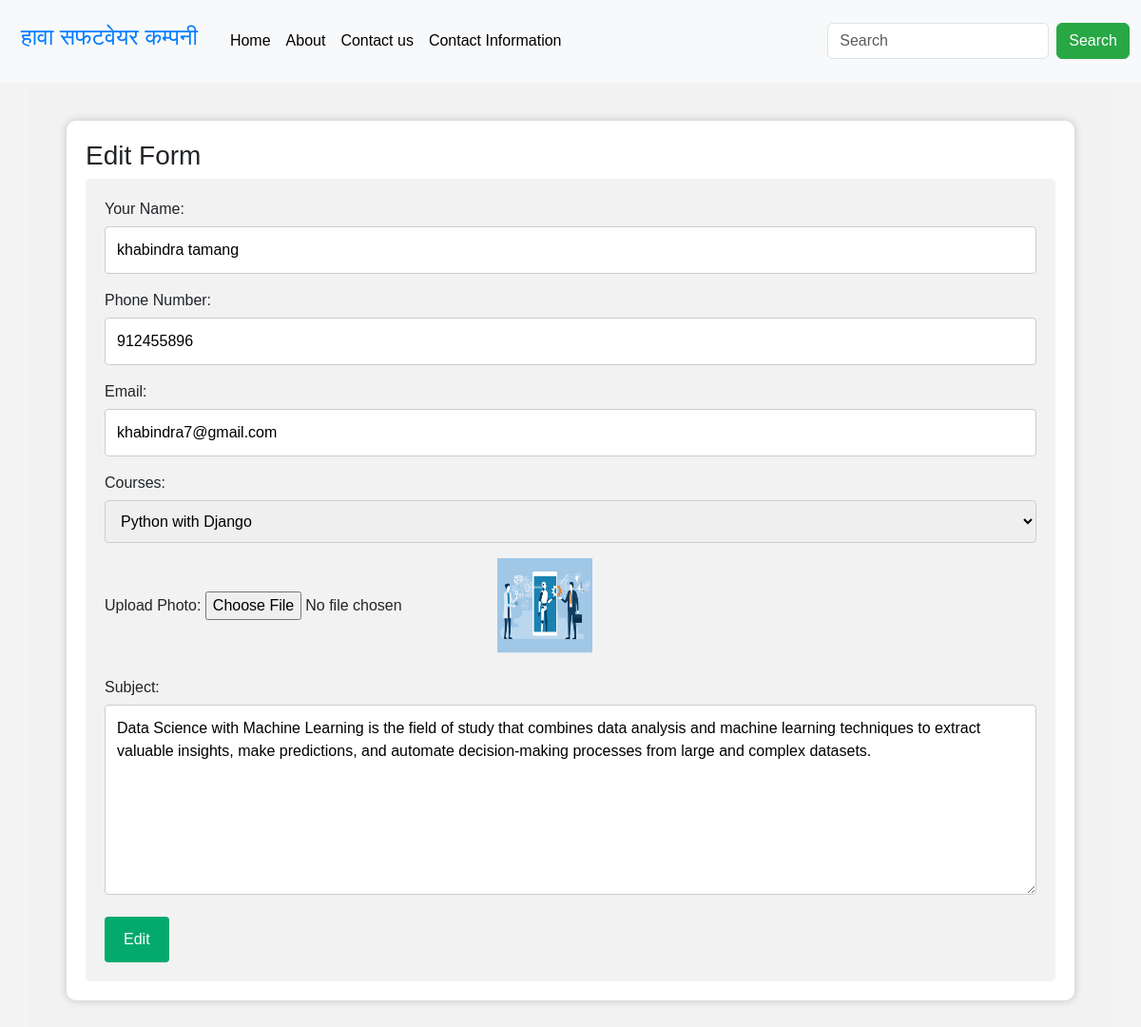
/edit/13, run on the app's committed database.
### Development/models.py (models this page shows, shortened)
class Contact(models.Model):
    name = models.CharField(max_length=100)
    phone_number = models.CharField(max_length=10)
    email = models.EmailField()
    course = models.CharField(max_length=200)
    image = models.ImageField(upload_to='images')
    message = models.TextField(max_length=500)

### Development/views.py (the view)
# urls.py: path('edit/<int:pk>', Edit_Data, name='edit'),
def Edit_Data(request, pk):
    if request.method == 'POST' and request.FILES:
        data = Contact.objects.get(id=pk)
        data.name = request.POST['full_name']
        data.email = request.POST['email']
        data.course = request.POST['course']
        data.image = request.FILES['image']
        data.phone_number = request.POST['phone_number']
        data.message = request.POST['message']
        data.save()
        return redirect('contact_info')
    else:
        data = Contact.objects.get(id=pk)
        context = {
            'info': data
        }
        return render(request, 'edit_info.html', context)

### Development/templates/edit_info.html (shortened to what this page needs)
{% extends 'home.html' %}
{% block content %}
<!DOCTYPE html>
<html>
<head>
</head>
<body>
<h3>Edit Form</h3>
<div class="container">
  <form action="{% url 'edit' info.id %}" method="POST" enctype="multipart/form-data">
    <label for="name">Your Name:</label>
    <input type="text" id="name" name="full_name" placeholder="Your name.." value="{{info.name}}">
    <label for="lname">Phone Number:</label>
    <input type="text" id="name" name="phone_number" placeholder="your phone number" value="{{info.phone_number}}">
    <label for="lname">Email:</label>
    <input type="text" id="name" name="email" placeholder="your email id..." value="{{info.email}}">
    <label for="country">Courses:</label>
    <select id="country" name="course">
      <option value="{{info.course}}" name="course">Python with Django </option>
    </select>
<label for="img">Upload Photo:</label>
<input type="file" id="img" name="image">
<img src="{{info.image.url}}" alt="Current Image" width="100" height="100">
    <br><br>
    <label for="subject">Subject:</label>
    <textarea id="subject" name="message" placeholder="Write something.." style="height:200px">{{info.message}}</textarea>
    <input type="submit" value="Edit">
  </form>
</div>
</body>
</html>
{% endblock content %}

### Development/static/css/style.css (style rules this page uses)
body { font-family: Arial, sans-serif; background-color: #f4f4f4; margin: 0; padding: 0; }
.container { padding: 20px; }

### Development/templates/edit_info.html (style rules this page uses)
body { font-family: Arial, Helvetica, sans-serif; }
* { box-sizing: border-box; }
input[type=text], select, textarea { width: 100%; padding: 12px; border: 1px solid #ccc; border-radius: 4px; box-sizing: border-box; margin-top: 6px; margin-bottom: 16px; resize: vertical; }
input[type=submit] { background-color: #04AA6D; color: white; padding: 12px 20px; border: none; border-radius: 4px; cursor: pointer; }
.container { border-radius: 5px; background-color: #f2f2f2; padding: 20px; }

### data on the page
Contact: full_name "khabindra tamang", phone_number "912455896", email "khabindra7@gmail.com", image (picture), message "Data Science with Machine Learning is the field of study that combines data analysis and machine learning techniques to extract valuable insights, make predictions, and automate decision-making processes from large and complex datasets."
